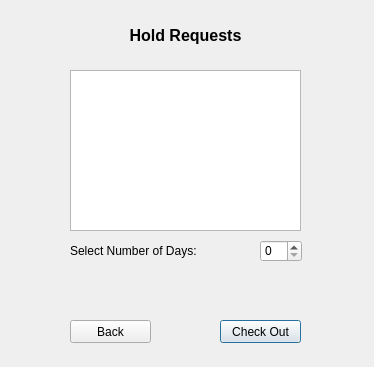
<?xml version="1.0" encoding="UTF-8"?>
<ui version="4.0">
 <class>HoldRequestsWindow</class>
 <widget class="QDialog" name="HoldRequestsWindow">
  <property name="geometry">
   <rect>
    <x>0</x>
    <y>0</y>
    <width>374</width>
    <height>367</height>
   </rect>
  </property>
  <property name="windowTitle">
   <string>Dialog</string>
  </property>
  <widget class="QLabel" name="label">
   <property name="geometry">
    <rect>
     <x>90</x>
     <y>20</y>
     <width>191</width>
     <height>31</height>
    </rect>
   </property>
   <property name="font">
    <font>
     <pointsize>12</pointsize>
     <weight>75</weight>
     <bold>true</bold>
    </font>
   </property>
   <property name="text">
    <string>Hold Requests</string>
   </property>
   <property name="alignment">
    <set>Qt::AlignCenter</set>
   </property>
  </widget>
  <widget class="QPushButton" name="out">
   <property name="geometry">
    <rect>
     <x>220</x>
     <y>320</y>
     <width>81</width>
     <height>23</height>
    </rect>
   </property>
   <property name="text">
    <string>Check Out</string>
   </property>
  </widget>
  <widget class="QLabel" name="text">
   <property name="geometry">
    <rect>
     <x>70</x>
     <y>280</y>
     <width>231</width>
     <height>21</height>
    </rect>
   </property>
   <property name="text">
    <string/>
   </property>
   <property name="alignment">
    <set>Qt::AlignCenter</set>
   </property>
  </widget>
  <widget class="QSpinBox" name="spinBox">
   <property name="geometry">
    <rect>
     <x>260</x>
     <y>240</y>
     <width>42</width>
     <height>22</height>
    </rect>
   </property>
  </widget>
  <widget class="QLabel" name="label_3">
   <property name="geometry">
    <rect>
     <x>70</x>
     <y>240</y>
     <width>171</width>
     <height>21</height>
    </rect>
   </property>
   <property name="text">
    <string>Select Number of Days:</string>
   </property>
  </widget>
  <widget class="QTableWidget" name="tableWidget">
   <property name="geometry">
    <rect>
     <x>70</x>
     <y>70</y>
     <width>231</width>
     <height>161</height>
    </rect>
   </property>
  </widget>
  <widget class="QPushButton" name="back">
   <property name="geometry">
    <rect>
     <x>70</x>
     <y>320</y>
     <width>81</width>
     <height>23</height>
    </rect>
   </property>
   <property name="text">
    <string>Back</string>
   </property>
  </widget>
 </widget>
 <resources/>
 <connections/>
</ui>
